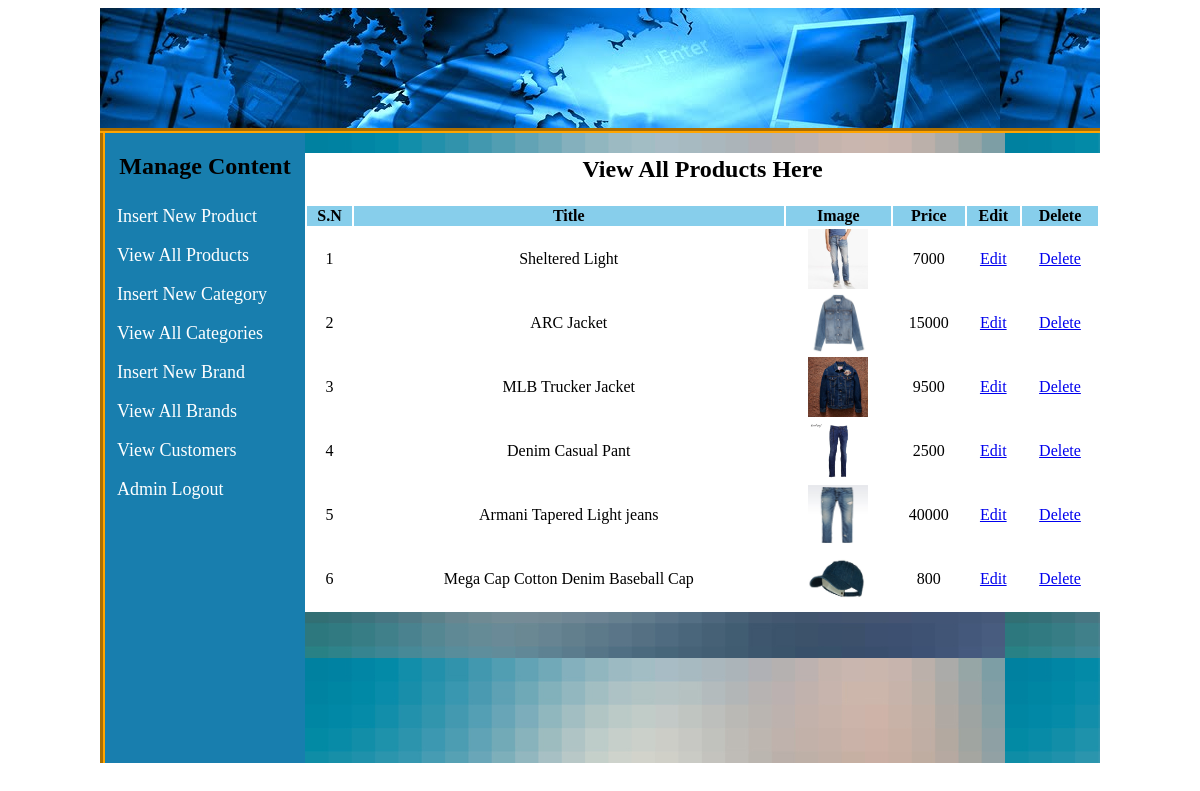
The page /project/admin/index.php?view_products (signed in) on the database its author committed.
### tables this page shows
CREATE TABLE `products` (
  `product_id` int(9) NOT NULL,
  `product_cat` varchar(100) NOT NULL,
  `product_brand` varchar(100) NOT NULL,
  `product_title` varchar(100) NOT NULL,
  `product_desc` text NOT NULL,
  `product_price` int(20) NOT NULL,
  `product_image` text NOT NULL,
  `product_quantity` int(10) NOT NULL,
  `product_tags` text NOT NULL
);

### project/admin/view/view_products.php (the view)
<html>
<body>
    <table width="795" align="center" bgcolor="white">
        <tr align="center">
            <td colspan="6"><h2>View All Products Here</h2></td>
        </tr>
        <tr align="center" bgcolor="skyblue">
            <th>S.N</th>
            <th>Title</th>
            <th>Image</th>
            <th>Price</th>
            <th>Edit</th>
            <th>Delete</th>
        </tr>
        <?php
        include("controller/db.php");
        $get_pro = "select * from products";
        $run_pro = mysqli_query($connection, $get_pro);
        $i = 0;
        while ($row_pro=mysqli_fetch_array($run_pro)){
            $pro_id = $row_pro['product_id'];
            $pro_title = $row_pro['product_title'];
            $pro_image = $row_pro['product_image'];
            $pro_price = $row_pro['product_price'];
            $i++;
        ?>
        <tr align="center">
            <td><?php echo $i;?></td>
            <td><?php echo $pro_title;?></td>
            <td><img src="res/images/products/<?php echo $pro_image;?>" width="60" height="60"/></td>
            <td><?php echo $pro_price;?></td>
            <td><a href="index.php?edit_pro=<?php echo $pro_id; ?>">Edit</a></td>
            <td><a href="view/delete_product.php?pro_id=<?php echo $pro_id;?>">Delete</a></td>
        </tr>
        <?php } ?>
    </table>
</body>
</html>

### project/admin/res/styles/styles.css (style rules this page uses)
body { background:white; }

### rows shown on the page
products: product_title "Sheltered Light", product_image (picture), product_price "7000"
products: product_title "ARC Jacket", product_image (picture), product_price "15000"
products: product_title "MLB Trucker Jacket", product_image (picture), product_price "9500"
products: product_title "Denim Casual Pant", product_image (picture), product_price "2500"
products: product_title "Armani Tapered Light jeans", product_image (picture), product_price "40000"
products: product_title "Mega Cap Cotton Denim Baseball Cap", product_image (picture), product_price "800"
